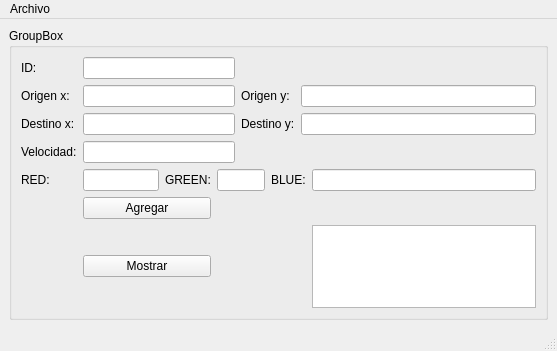
<?xml version="1.0" encoding="UTF-8"?>
<ui version="4.0">
 <class>MainWindow</class>
 <widget class="QMainWindow" name="MainWindow">
  <property name="geometry">
   <rect>
    <x>0</x>
    <y>0</y>
    <width>557</width>
    <height>351</height>
   </rect>
  </property>
  <property name="windowTitle">
   <string>MainWindow</string>
  </property>
  <widget class="QWidget" name="centralwidget">
   <layout class="QGridLayout" name="gridLayout">
    <item row="0" column="0">
     <widget class="QGroupBox" name="groupBox">
      <property name="title">
       <string>GroupBox</string>
      </property>
      <layout class="QGridLayout" name="gridLayout_2">
       <item row="0" column="0">
        <widget class="QLabel" name="label">
         <property name="text">
          <string>ID:</string>
         </property>
        </widget>
       </item>
       <item row="0" column="1" colspan="3">
        <widget class="QLineEdit" name="lineEdit"/>
       </item>
       <item row="1" column="0">
        <widget class="QLabel" name="label_2">
         <property name="text">
          <string>Origen x:</string>
         </property>
        </widget>
       </item>
       <item row="1" column="1" colspan="3">
        <widget class="QLineEdit" name="lineEdit_2"/>
       </item>
       <item row="1" column="4" colspan="2">
        <widget class="QLabel" name="label_6">
         <property name="text">
          <string>Origen y:</string>
         </property>
        </widget>
       </item>
       <item row="1" column="6" colspan="2">
        <widget class="QLineEdit" name="lineEdit_6"/>
       </item>
       <item row="2" column="0">
        <widget class="QLabel" name="label_3">
         <property name="text">
          <string>Destino x:</string>
         </property>
        </widget>
       </item>
       <item row="2" column="1" colspan="3">
        <widget class="QLineEdit" name="lineEdit_3"/>
       </item>
       <item row="2" column="4" colspan="2">
        <widget class="QLabel" name="label_7">
         <property name="text">
          <string>Destino y:</string>
         </property>
        </widget>
       </item>
       <item row="2" column="6" colspan="2">
        <widget class="QLineEdit" name="lineEdit_7"/>
       </item>
       <item row="3" column="0">
        <widget class="QLabel" name="label_4">
         <property name="text">
          <string>Velocidad:</string>
         </property>
        </widget>
       </item>
       <item row="3" column="1" colspan="3">
        <widget class="QLineEdit" name="lineEdit_4"/>
       </item>
       <item row="4" column="0">
        <widget class="QLabel" name="label_5">
         <property name="text">
          <string>RED:</string>
         </property>
        </widget>
       </item>
       <item row="4" column="1">
        <widget class="QLineEdit" name="lineEdit_5"/>
       </item>
       <item row="4" column="2">
        <widget class="QLabel" name="label_8">
         <property name="text">
          <string>GREEN:</string>
         </property>
        </widget>
       </item>
       <item row="4" column="3" colspan="2">
        <widget class="QLineEdit" name="lineEdit_8"/>
       </item>
       <item row="4" column="5" colspan="2">
        <widget class="QLabel" name="label_9">
         <property name="text">
          <string>BLUE:</string>
         </property>
        </widget>
       </item>
       <item row="4" column="7">
        <widget class="QLineEdit" name="lineEdit_9"/>
       </item>
       <item row="5" column="1" colspan="2">
        <widget class="QPushButton" name="pushButton">
         <property name="text">
          <string>Agregar</string>
         </property>
        </widget>
       </item>
       <item row="6" column="1" colspan="2">
        <widget class="QPushButton" name="pushButton_2">
         <property name="text">
          <string>Mostrar</string>
         </property>
        </widget>
       </item>
       <item row="6" column="7">
        <widget class="QPlainTextEdit" name="plainTextEdit"/>
       </item>
      </layout>
     </widget>
    </item>
   </layout>
  </widget>
  <widget class="QMenuBar" name="menubar">
   <property name="geometry">
    <rect>
     <x>0</x>
     <y>0</y>
     <width>557</width>
     <height>21</height>
    </rect>
   </property>
   <widget class="QMenu" name="menusds">
    <property name="title">
     <string>Archivo</string>
    </property>
    <addaction name="actionGuardar"/>
    <addaction name="actionAbrir_2"/>
   </widget>
   <addaction name="menusds"/>
  </widget>
  <widget class="QStatusBar" name="statusbar"/>
  <action name="actionGuardar">
   <property name="text">
    <string>Guardar</string>
   </property>
   <property name="shortcut">
    <string>Ctrl+S</string>
   </property>
  </action>
  <action name="actionAbrir_2">
   <property name="text">
    <string>Abrir</string>
   </property>
   <property name="shortcut">
    <string>Ctrl+O</string>
   </property>
  </action>
 </widget>
 <resources/>
 <connections/>
</ui>
